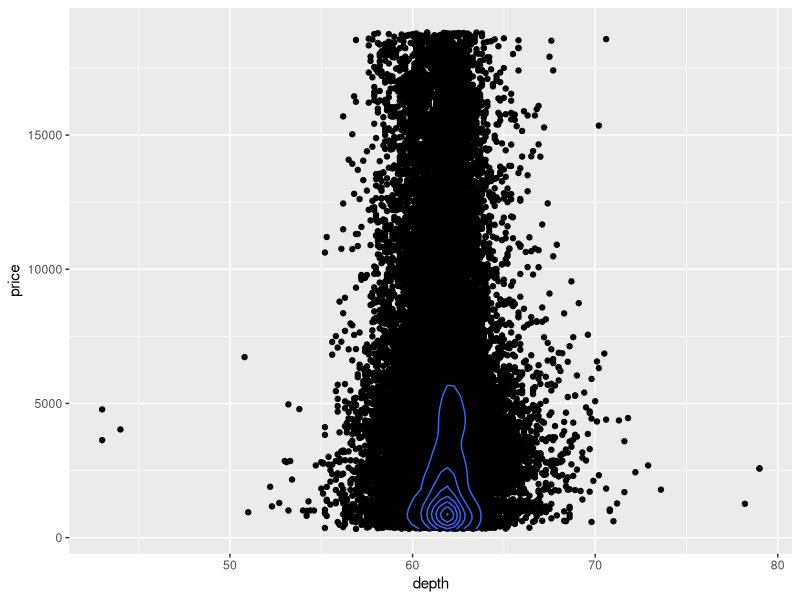

Source code (R):
library(ggplot2)
p <- ggplot(data = diamonds)
p <- p + aes(x= depth, y = price)
p <- p + geom_point()
p <- p + geom_density2d()

p